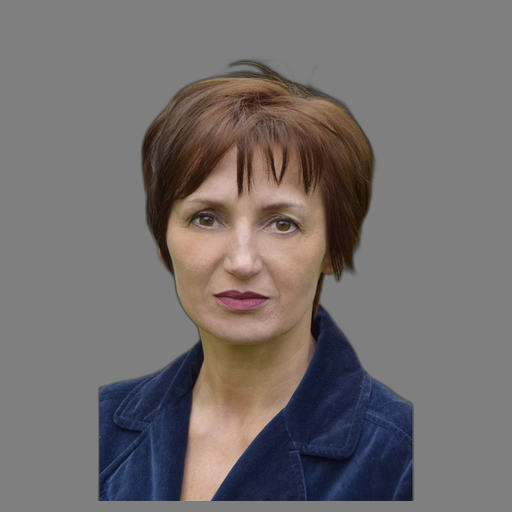
#> input picture experiments/inputs/first10/cutouts/web_clean_frontal_02.png, 512 x 512 px
$ python -i make_first10_head_crops.py   (imports and definitions only)
#> lines starting #> are read from the running program, lines starting #| are printed output that depends on the picture
#> further down, picture is the input picture: PIL image 512x512 RGB; mean R, G, B 115.5, 110.1, 109.5
#!/usr/bin/env python3
"""Create head-centered first10 inputs for candidate-pool recovery."""

from __future__ import annotations

import argparse
import csv
from pathlib import Path
from typing import Any

import cv2
import numpy as np
from PIL import Image, ImageDraw, ImageOps


def read_rows(path: Path) -> list[dict[str, str]]:
    with path.open("r", newline="", encoding="utf-8") as f:
        return list(csv.DictReader(f))


# [6 lines left out: function write_rows, not called in this run]


def detect_faces(image: Image.Image) -> list[dict[str, Any]]:
    rgb = np.asarray(image.convert("RGB"))
    gray = cv2.cvtColor(rgb, cv2.COLOR_RGB2GRAY)
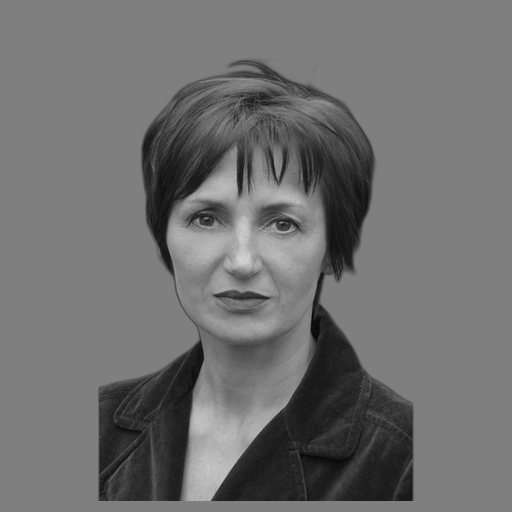
#> gray: shape (512, 512); min 5, max 211, mean 111.7
    detections: list[dict[str, Any]] = []
    cascades = [
        ("frontal", "haarcascade_frontalface_default.xml"),
        ("profile", "haarcascade_profileface.xml"),
    ]
    for kind, name in cascades:
        cascade = cv2.CascadeClassifier(str(Path(cv2.data.haarcascades) / name))
        rects = cascade.detectMultiScale(gray, scaleFactor=1.08, minNeighbors=4, minSize=(32, 32))
        for x, y, w, h in rects:
            detections.append({"kind": kind, "x": int(x), "y": int(y), "w": int(w), "h": int(h)})
        if kind == "profile":
            flipped = cv2.flip(gray, 1)
            rects_flip = cascade.detectMultiScale(flipped, scaleFactor=1.08, minNeighbors=4, minSize=(32, 32))
            width = gray.shape[1]
            for x, y, w, h in rects_flip:
                detections.append(
                    {"kind": "profile_flipped", "x": int(width - x - w), "y": int(y), "w": int(w), "h": int(h)}
                )
#> this loop made 2 passes
#> (rects, rects_flip) on pass 2: ([[182, 142, 193, 193]], [[248, 169, 121, 121]])
#> rects on pass 1: [[139, 142, 209, 209]]
#> pass 2, in detect_faces, `flipped = cv2.flip(gray, 1)`:
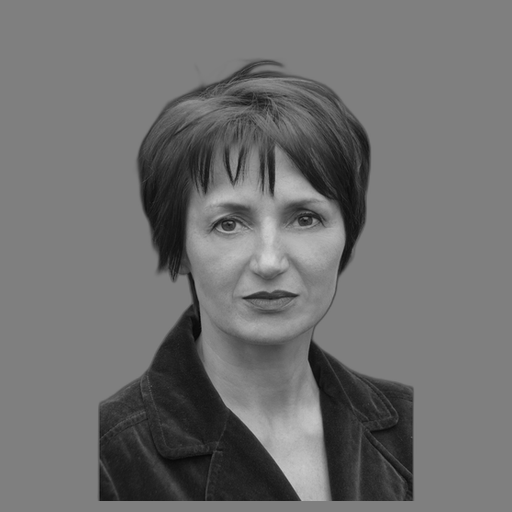
#> flipped: shape (512, 512); min 5, max 211, mean 111.7
#> after the loop, detections = 3 items
    detections.sort(key=lambda item: item["w"] * item["h"], reverse=True)
    return detections


# [137 lines left out: functions crop_box_from_face, fallback_box, fit_square, make_contact_sheet, main, json_like, not called in this run]


# [2 lines not run here, left out]

>>> from PIL import Image
>>> picture = Image.open('../../experiments/inputs/first10/cutouts/web_clean_frontal_02.png')
>>> result = detect_faces(picture)
#> result = 3 items

$ run again, on experiments/inputs/first10/cutouts/web_complex_hair_02.png
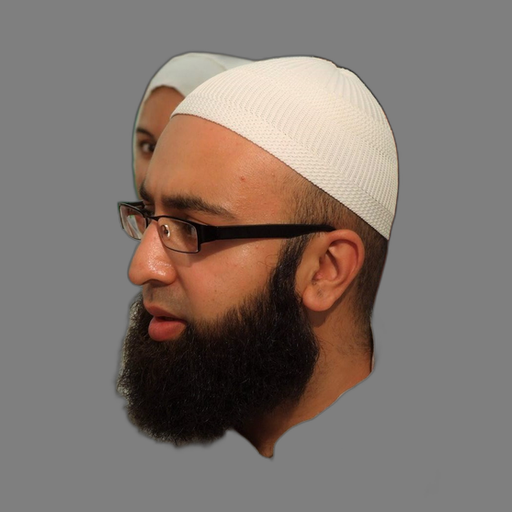
#> input picture experiments/inputs/first10/cutouts/web_complex_hair_02.png, 512 x 512 px
#> picture is the input picture: PIL image 512x512 RGB; mean R, G, B 128.3, 116.6, 109.8
#> in detect_faces, `gray = cv2.cvtColor(rgb, cv2.COLOR_RGB2GRAY)`:
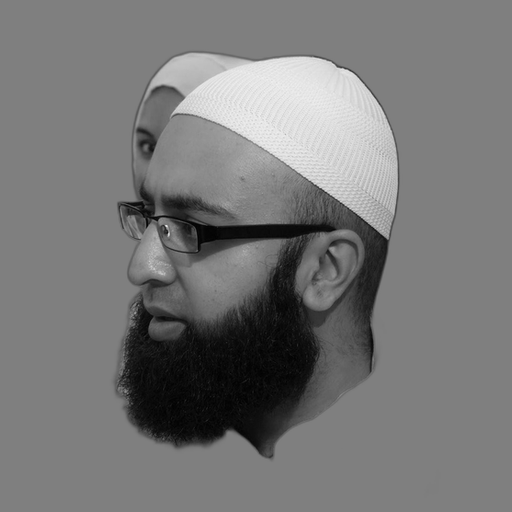
#> gray: shape (512, 512); min 1, max 240, mean 119.4
#> the loop in detect_faces, `for kind, name in cascades:` made 2 passes
#> rects on pass 2: [[70, 109, 285, 285]]
#> pass 2, in detect_faces, `flipped = cv2.flip(gray, 1)`:
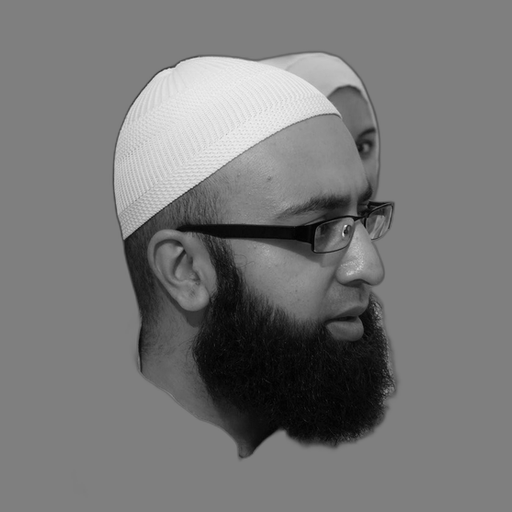
#> flipped: shape (512, 512); min 1, max 240, mean 119.4
#> after the loop in detect_faces, `for kind, name in cascades:`: detections = 1 item

$ run again, on experiments/inputs/first10/cutouts/web_glasses_02.png
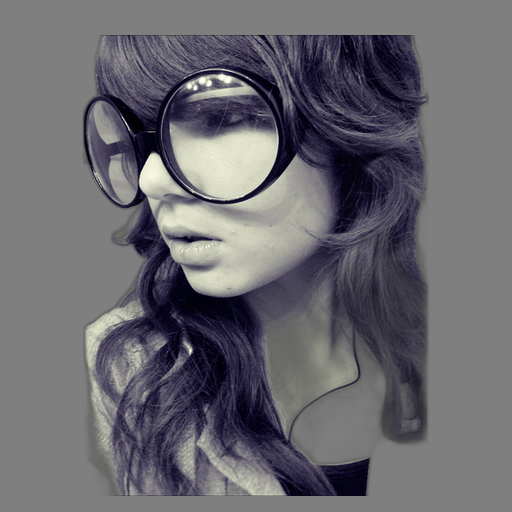
#> input picture experiments/inputs/first10/cutouts/web_glasses_02.png, 512 x 512 px
#> picture is the input picture: PIL image 512x512 RGB; mean R, G, B 105.4, 104, 110.3
#> in detect_faces, `gray = cv2.cvtColor(rgb, cv2.COLOR_RGB2GRAY)`:
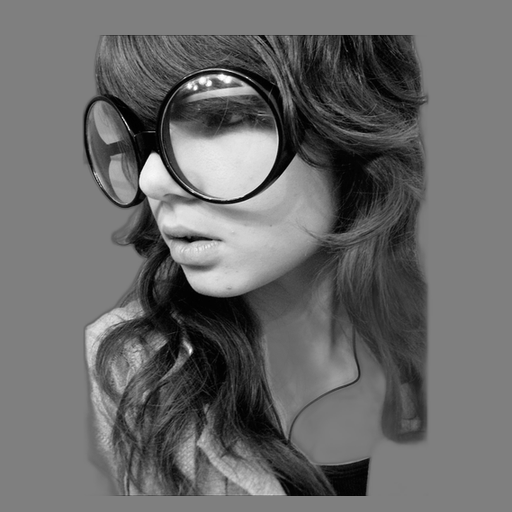
#> gray: shape (512, 512); min 0, max 254, mean 105.1
#> the loop in detect_faces, `for kind, name in cascades:` made 2 passes
#> rects on passes 1 to 2: [[135, 136, 166, 166]], [[141, 122, 190, 190]]
#> pass 2, in detect_faces, `flipped = cv2.flip(gray, 1)`:
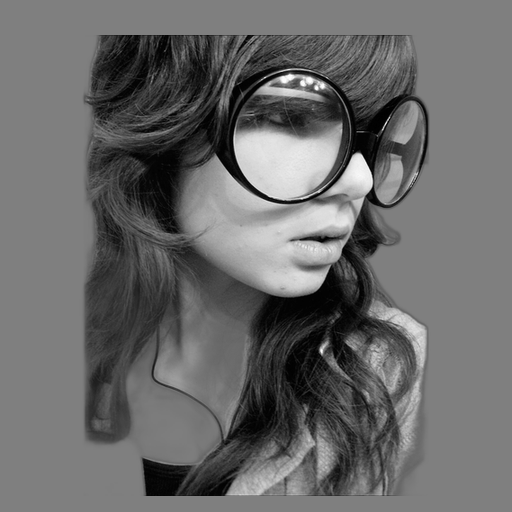
#> flipped: shape (512, 512); min 0, max 254, mean 105.1
#> after the loop in detect_faces, `for kind, name in cascades:`: detections = 2 items

$ run again, on experiments/inputs/first10/cutouts/web_occlusion_lowq_01.png
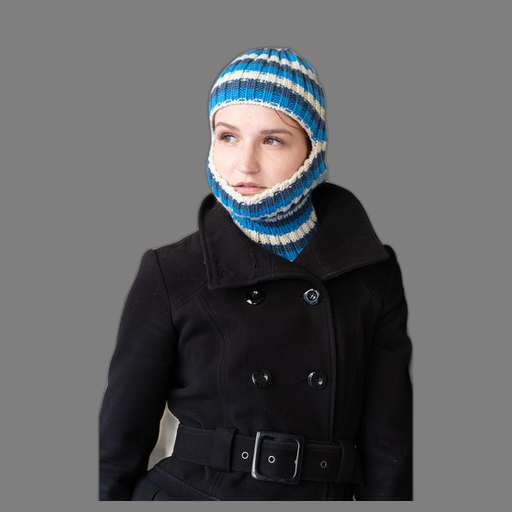
#> input picture experiments/inputs/first10/cutouts/web_occlusion_lowq_01.png, 512 x 512 px
#> picture is the input picture: PIL image 512x512 RGB; mean R, G, B 95.6, 96, 97.6
#> in detect_faces, `gray = cv2.cvtColor(rgb, cv2.COLOR_RGB2GRAY)`:
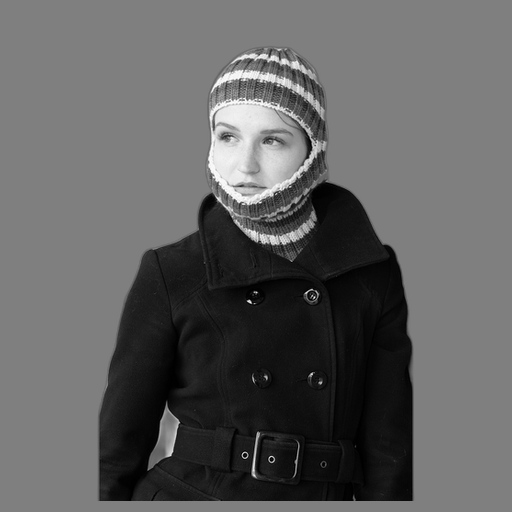
#> gray: shape (512, 512); min 0, max 254, mean 96.1
#> the loop in detect_faces, `for kind, name in cascades:` made 2 passes
#> rects on passes 1 to 2: [[193, 98, 112, 112]], [[208, 90, 121, 121]]
#> pass 2, in detect_faces, `flipped = cv2.flip(gray, 1)`:
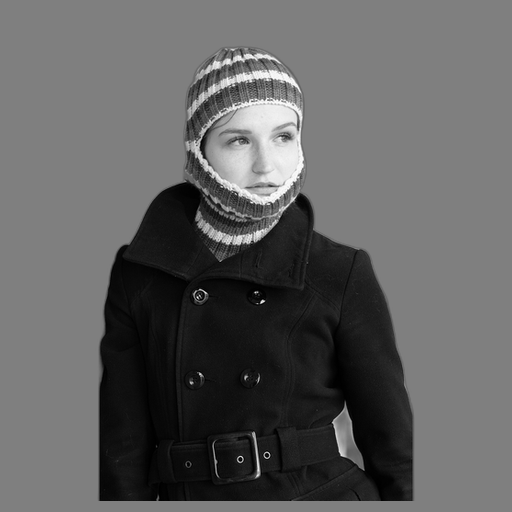
#> flipped: shape (512, 512); min 0, max 254, mean 96.1
#> after the loop in detect_faces, `for kind, name in cascades:`: detections = 2 items
